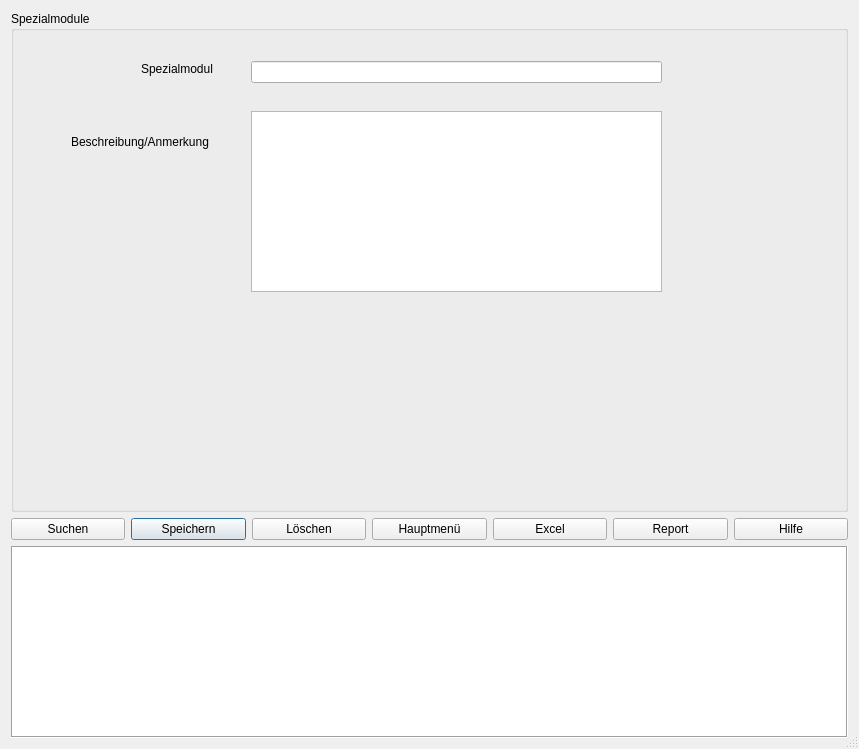
<?xml version="1.0" encoding="UTF-8"?>
<ui version="4.0">
 <class>Dialog</class>
 <widget class="QDialog" name="Dialog">
  <property name="geometry">
   <rect>
    <x>0</x>
    <y>0</y>
    <width>859</width>
    <height>749</height>
   </rect>
  </property>
  <property name="windowTitle">
   <string>Dialog</string>
  </property>
  <property name="sizeGripEnabled">
   <bool>true</bool>
  </property>
  <layout class="QGridLayout" name="gridLayout">
   <item row="1" column="1">
    <widget class="QPushButton" name="btn_speichern">
     <property name="text">
      <string>Speichern</string>
     </property>
     <property name="icon">
      <iconset>
       <normaloff>../../../_Symbole/Icons/computer/DISK04.ICO</normaloff>../../../_Symbole/Icons/computer/DISK04.ICO</iconset>
     </property>
    </widget>
   </item>
   <item row="1" column="0">
    <widget class="QPushButton" name="btn_Suchen">
     <property name="text">
      <string>Suchen</string>
     </property>
     <property name="icon">
      <iconset>
       <normaloff>../../../_Symbole/Icons/misc/BINOCULR.ICO</normaloff>../../../_Symbole/Icons/misc/BINOCULR.ICO</iconset>
     </property>
    </widget>
   </item>
   <item row="1" column="4">
    <widget class="QPushButton" name="btn_excel">
     <property name="text">
      <string>Excel</string>
     </property>
    </widget>
   </item>
   <item row="1" column="5">
    <widget class="QPushButton" name="btn_report">
     <property name="text">
      <string>Report</string>
     </property>
    </widget>
   </item>
   <item row="1" column="3">
    <widget class="QPushButton" name="btn_menue">
     <property name="text">
      <string>Hauptmenü</string>
     </property>
     <property name="icon">
      <iconset>
       <normaloff>../../../_Symbole/Icons/computer/W95MBX01.ICO</normaloff>../../../_Symbole/Icons/computer/W95MBX01.ICO</iconset>
     </property>
    </widget>
   </item>
   <item row="0" column="0" colspan="7">
    <widget class="QGroupBox" name="gb_Spezial">
     <property name="title">
      <string>Spezialmodule</string>
     </property>
     <widget class="QLabel" name="lb_mod">
      <property name="geometry">
       <rect>
        <x>130</x>
        <y>50</y>
        <width>91</width>
        <height>16</height>
       </rect>
      </property>
      <property name="text">
       <string>Spezialmodul</string>
      </property>
     </widget>
     <widget class="QLabel" name="lb_beschr">
      <property name="geometry">
       <rect>
        <x>60</x>
        <y>120</y>
        <width>151</width>
        <height>21</height>
       </rect>
      </property>
      <property name="text">
       <string>Beschreibung/Anmerkung</string>
      </property>
     </widget>
     <widget class="QLineEdit" name="le_Modul">
      <property name="geometry">
       <rect>
        <x>240</x>
        <y>50</y>
        <width>411</width>
        <height>22</height>
       </rect>
      </property>
     </widget>
     <widget class="QTextEdit" name="te_Beschreib">
      <property name="geometry">
       <rect>
        <x>240</x>
        <y>100</y>
        <width>411</width>
        <height>181</height>
       </rect>
      </property>
      <property name="toolTipDuration">
       <number>-1</number>
      </property>
     </widget>
    </widget>
   </item>
   <item row="1" column="6">
    <widget class="QPushButton" name="btn_hilfe">
     <property name="text">
      <string>Hilfe</string>
     </property>
     <property name="icon">
      <iconset>
       <normaloff>../../../_Symbole/Icons/computer/MSGBOX04.ICO</normaloff>../../../_Symbole/Icons/computer/MSGBOX04.ICO</iconset>
     </property>
    </widget>
   </item>
   <item row="1" column="2">
    <widget class="QPushButton" name="btn_loschen">
     <property name="text">
      <string>Löschen</string>
     </property>
     <property name="icon">
      <iconset>
       <normaloff>../../../_Symbole/Icons/computer/TRASH01.ICO</normaloff>../../../_Symbole/Icons/computer/TRASH01.ICO</iconset>
     </property>
    </widget>
   </item>
   <item row="2" column="0" colspan="7">
    <widget class="QTableWidget" name="tw_Table">
     <property name="sizePolicy">
      <sizepolicy hsizetype="Expanding" vsizetype="Fixed">
       <horstretch>0</horstretch>
       <verstretch>0</verstretch>
      </sizepolicy>
     </property>
     <property name="frameShape">
      <enum>QFrame::Box</enum>
     </property>
     <property name="sizeAdjustPolicy">
      <enum>QAbstractScrollArea::AdjustIgnored</enum>
     </property>
    </widget>
   </item>
  </layout>
 </widget>
 <resources/>
 <connections/>
</ui>
